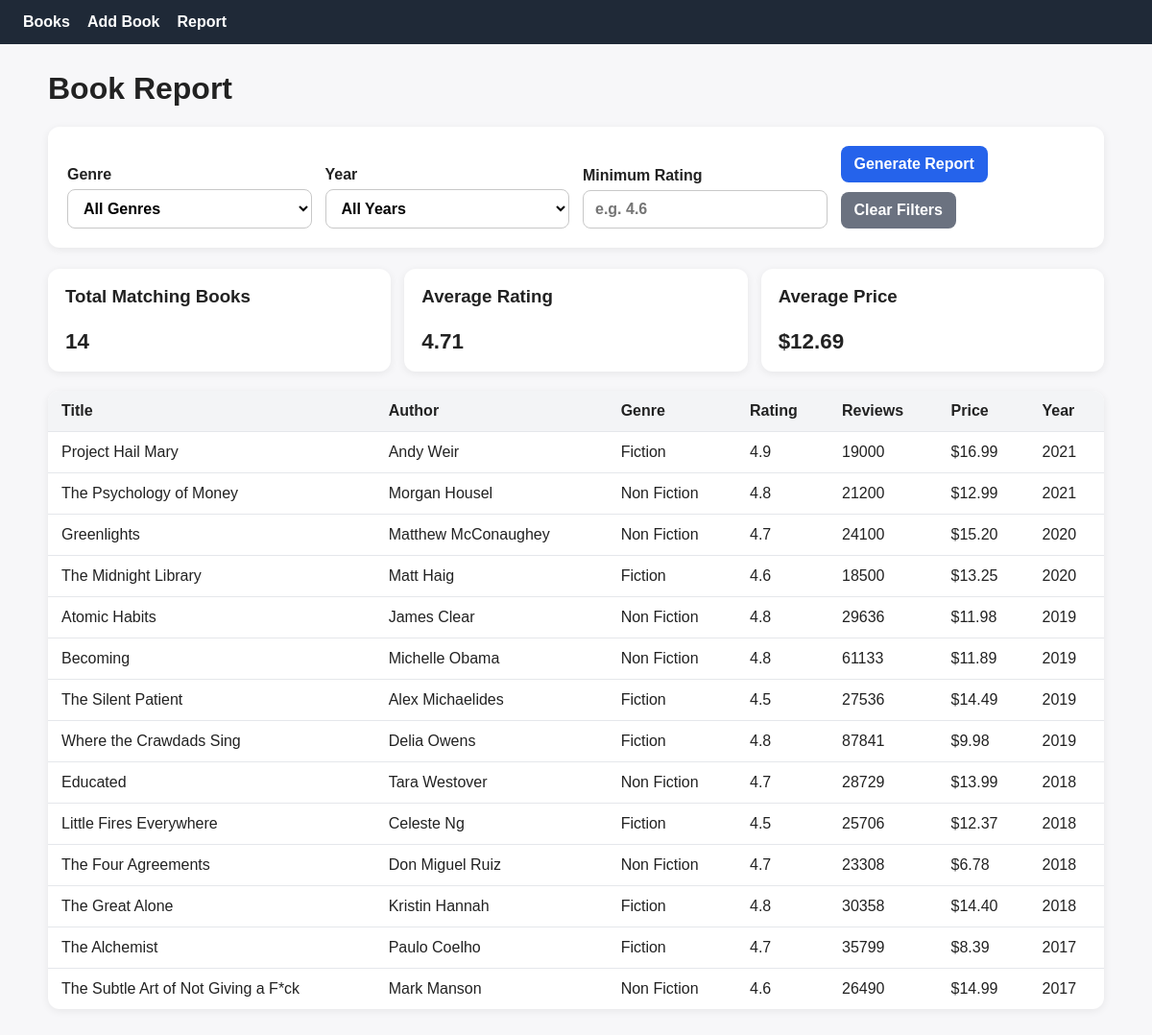
Screenshot of /report with the database file from the repository.
### tables this page shows
CREATE TABLE books (
  book_id INTEGER PRIMARY KEY AUTOINCREMENT,
  title TEXT NOT NULL,
  author_name TEXT NOT NULL,
  genre_id INTEGER NOT NULL,
  user_rating REAL,
  reviews INTEGER,
  price REAL,
  year INTEGER NOT NULL,
  FOREIGN KEY (genre_id) REFERENCES genres (genre_id)
);

CREATE TABLE genres (
  genre_id INTEGER PRIMARY KEY AUTOINCREMENT,
  name TEXT NOT NULL UNIQUE
);

### app.py (the view)
@app.route('/report')
def report():
    try:
        genre_id = parse_int(request.args.get('genre_id'), 'Genre', min_value=1)
        year = parse_int(request.args.get('year'), 'Year', min_value=1900, max_value=2100)
        min_rating = parse_float(request.args.get('min_rating'), 'Minimum rating', min_value=0, max_value=5)
    except ValueError as exc:
        flash(str(exc))
        genre_id = None
        year = None
        min_rating = None
    conn = get_db_connection()
    try:
        genres = conn.execute('SELECT genre_id, name FROM genres ORDER BY name').fetchall()
        years = conn.execute('SELECT DISTINCT year FROM books ORDER BY year DESC').fetchall()
        query = '''
            SELECT b.title,
                   b.author_name,
                   g.name AS genre_name,
                   b.user_rating,
                   b.reviews,
                   b.price,
                   b.year
            FROM books b
            JOIN genres g ON b.genre_id = g.genre_id
            WHERE 1 = 1
        '''
        params = []
        if genre_id is not None:
            query += ' AND b.genre_id = ?'
            params.append(genre_id)
        if year is not None:
            query += ' AND b.year = ?'
            params.append(year)
        if min_rating is not None:
            query += ' AND b.user_rating >= ?'
            params.append(min_rating)
        query += ' ORDER BY b.year DESC, b.title ASC'
        books = conn.execute(query, params).fetchall()
        stats_query = '''
            SELECT COUNT(*) AS total_books,
                   ROUND(AVG(user_rating), 2) AS avg_rating,
                   ROUND(AVG(price), 2) AS avg_price
            FROM books
            WHERE 1 = 1
        '''
        stats_params = []
        if genre_id is not None:
            stats_query += ' AND genre_id = ?'
            stats_params.append(genre_id)
        if year is not None:
            stats_query += ' AND year = ?'
            stats_params.append(year)
        if min_rating is not None:
            stats_query += ' AND user_rating >= ?'
            stats_params.append(min_rating)
        stats = conn.execute(stats_query, stats_params).fetchone()
    finally:
        conn.close()
    selected_filters = {
        'genre_id': '' if genre_id is None else str(genre_id),
        'year': '' if year is None else str(year),
        'min_rating': '' if min_rating is None else str(min_rating),
    }
    return render_template(
        'report.html',
        books=books,
        genres=genres,
        years=years,
        stats=stats,
        selected_filters=selected_filters
    )

### app.py (called while the page is built, shortened)
def get_db_connection():
    conn = sqlite3.connect(DATABASE, timeout=5, isolation_level=None)
    conn.row_factory = sqlite3.Row
    conn.execute('PRAGMA foreign_keys = ON')
    conn.execute('PRAGMA journal_mode = WAL')
    return conn

def parse_int(value, field_name, min_value=None, max_value=None, required=False):
    cleaned = (value or '').strip()
    if not cleaned:
        if required:
            raise ValueError(f'{field_name} is required.')
        return None

def parse_float(value, field_name, min_value=None, max_value=None, required=False):
    cleaned = (value or '').strip()
    if not cleaned:
        if required:
            raise ValueError(f'{field_name} is required.')
        return None

### templates/report.html (shortened to what this page needs)
{% extends 'base.html' %}
{% block content %}
  <h1>Book Report</h1>
  <form method="get" class="form-card report-form">
    <label>
      Genre
      <select name="genre_id">
        <option value="">All Genres</option>
      </select>
    </label>
    <label>
      Year
      <select name="year">
        <option value="">All Years</option>
      </select>
    </label>
    <label>
      Minimum Rating
      <input type="number" step="0.1" min="0" max="5" name="min_rating" value="{{ selected_filters['min_rating'] }}" placeholder="e.g. 4.6">
    </label>
    <div class="button-row">
      <button class="button" type="submit">Generate Report</button>
      <a class="button secondary" href="{{ url_for('report') }}">Clear Filters</a>
    </div>
  </form>
  <div class="stats-grid">
    <div class="stat-card">
      <h3>Total Matching Books</h3>
      <p>{{ stats['total_books'] or 0 }}</p>
    </div>
    <div class="stat-card">
      <h3>Average Rating</h3>
      <p>{{ stats['avg_rating'] if stats['avg_rating'] is not none else 'N/A' }}</p>
    </div>
    <div class="stat-card">
      <h3>Average Price</h3>
      <p>
        {% if stats['avg_price'] is not none %}
          ${{ '%.2f'|format(stats['avg_price']) }}
        {% else %}
          N/A
        {% endif %}
      </p>
    </div>
  </div>
  <table>
    <thead>
      <tr>
        <th>Title</th>
        <th>Author</th>
        <th>Genre</th>
        <th>Rating</th>
        <th>Reviews</th>
        <th>Price</th>
        <th>Year</th>
      </tr>
    </thead>
    <tbody>
      {% for book in books %}
        <tr>
          <td>{{ book['title'] }}</td>
          <td>{{ book['author_name'] }}</td>
          <td>{{ book['genre_name'] }}</td>
          <td>{{ book['user_rating'] }}</td>
          <td>{{ book['reviews'] }}</td>
          <td>${{ '%.2f'|format(book['price']) if book['price'] is not none else '' }}</td>
          <td>{{ book['year'] }}</td>
        </tr>
      {% else %}
        <tr>
          <td colspan="7">No books match the selected filters.</td>
        </tr>
      {% endfor %}
    </tbody>
  </table>
{% endblock %}

### static/styles.css (style rules this page uses)
body { font-family: Arial, sans-serif; margin: 0; background: #f7f7f9; color: #222; }
h1, h3 { margin-top: 0; }
.form-card { background: white; border-radius: 12px; padding: 20px; box-shadow: 0 2px 8px rgba(0, 0, 0, 0.07); display: grid; gap: 14px; margin-bottom: 22px; }
.report-form { grid-template-columns: repeat(auto-fit, minmax(220px, 1fr)); align-items: end; }
label { display: flex; flex-direction: column; gap: 6px; font-weight: 600; }
input, select, button { font: inherit; }
input, select { padding: 10px 12px; border-radius: 8px; border: 1px solid #c8c8c8; background: white; }
.button-row, .actions { display: flex; gap: 10px; align-items: center; flex-wrap: wrap; }
.button { display: inline-block; text-decoration: none; border: none; border-radius: 8px; padding: 10px 14px; background: #2563eb; color: white; cursor: pointer; font-weight: 600; }
.button.secondary { background: #6b7280; }
.stats-grid { display: grid; grid-template-columns: repeat(auto-fit, minmax(180px, 1fr)); gap: 14px; margin-bottom: 20px; }
.stat-card { background: white; padding: 18px; border-radius: 12px; box-shadow: 0 2px 8px rgba(0, 0, 0, 0.07); }
.stat-card p { font-size: 1.4rem; font-weight: bold; margin-bottom: 0; }
table { width: 100%; border-collapse: collapse; background: white; border-radius: 12px; overflow: hidden; box-shadow: 0 2px 8px rgba(0, 0, 0, 0.07); }
th, td { padding: 12px 14px; border-bottom: 1px solid #e5e7eb; text-align: left; vertical-align: top; }
th { background: #f3f4f6; }
tr:last-child td { border-bottom: none; }

### rows the page displays
books: title "Project Hail Mary", author_name "Andy Weir", genre_name "Fiction", user_rating "4.9", reviews "19000", price "16.99", year "2021"
books: title "The Psychology of Money", author_name "Morgan Housel", genre_name "Non Fiction", user_rating "4.8", reviews "21200", price "12.99", year "2021"
books: title "Greenlights", author_name "Matthew McConaughey", genre_name "Non Fiction", user_rating "4.7", reviews "24100", price "15.20", year "2020"
books: title "The Midnight Library", author_name "Matt Haig", genre_name "Fiction", user_rating "4.6", reviews "18500", price "13.25", year "2020"
books: title "Atomic Habits", author_name "James Clear", genre_name "Non Fiction", user_rating "4.8", reviews "29636", price "11.98", year "2019"
books: title "Becoming", author_name "Michelle Obama", genre_name "Non Fiction", user_rating "4.8", reviews "61133", price "11.89", year "2019"
books: title "The Silent Patient", author_name "Alex Michaelides", genre_name "Fiction", user_rating "4.5", reviews "27536", price "14.49", year "2019"
books: title "Where the Crawdads Sing", author_name "Delia Owens", genre_name "Fiction", user_rating "4.8", reviews "87841", price "9.98", year "2019"
books: title "Educated", author_name "Tara Westover", genre_name "Non Fiction", user_rating "4.7", reviews "28729", price "13.99", year "2018"
books: title "Little Fires Everywhere", author_name "Celeste Ng", genre_name "Fiction", user_rating "4.5", reviews "25706", price "12.37", year "2018"
books: title "The Four Agreements", author_name "Don Miguel Ruiz", genre_name "Non Fiction", user_rating "4.7", reviews "23308", price "6.78", year "2018"
books: title "The Great Alone", author_name "Kristin Hannah", genre_name "Fiction", user_rating "4.8", reviews "30358", price "14.40", year "2018"
books: title "The Alchemist", author_name "Paulo Coelho", genre_name "Fiction", user_rating "4.7", reviews "35799", price "8.39", year "2017"
books: title "The Subtle Art of Not Giving a F*ck", author_name "Mark Manson", genre_name "Non Fiction", user_rating "4.6", reviews "26490", price "14.99", year "2017"

### other values shown
{{ stats['total_books'] or 0 }} "14"
{{ stats['avg_rating'] if stats['avg_rating'] is not none else 'N/A' }} "4.71"
{{ '%.2f'|format(stats['avg_price']) }} "12.69"
